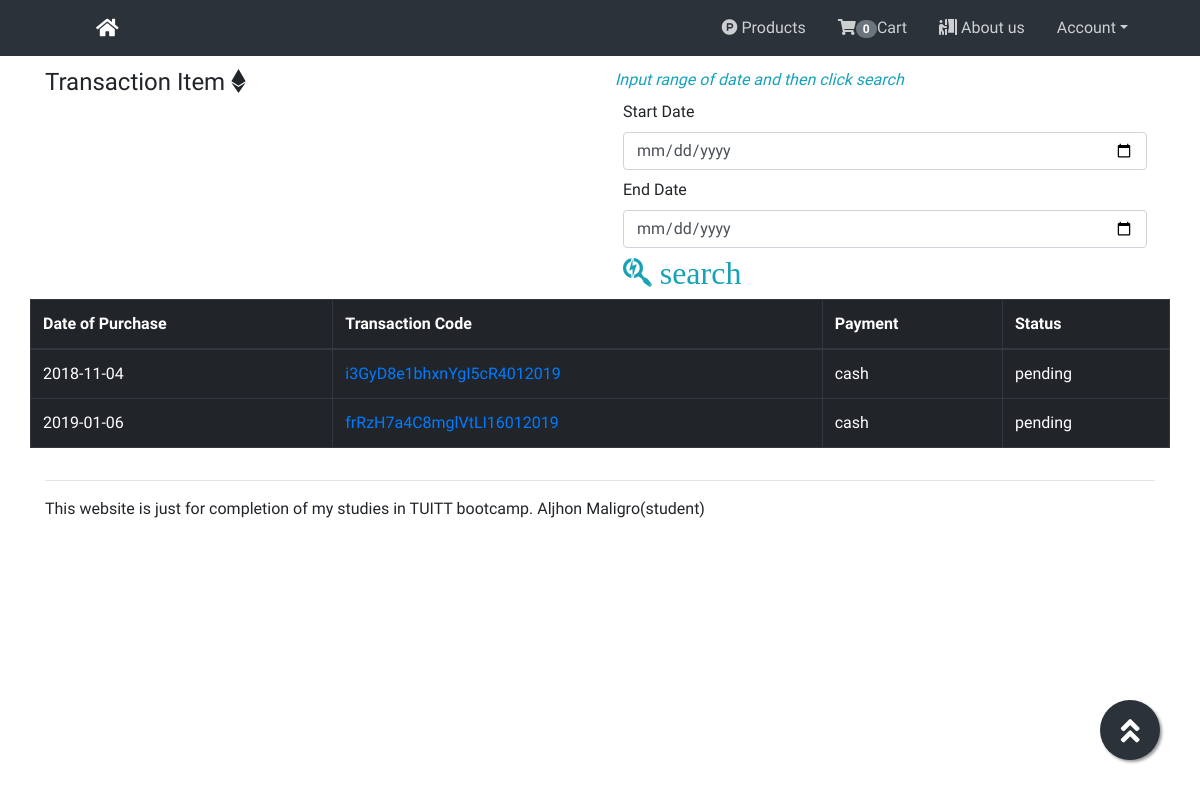
The page /app/controllers/view_tracking.php (signed in) on the database as committed earlier.
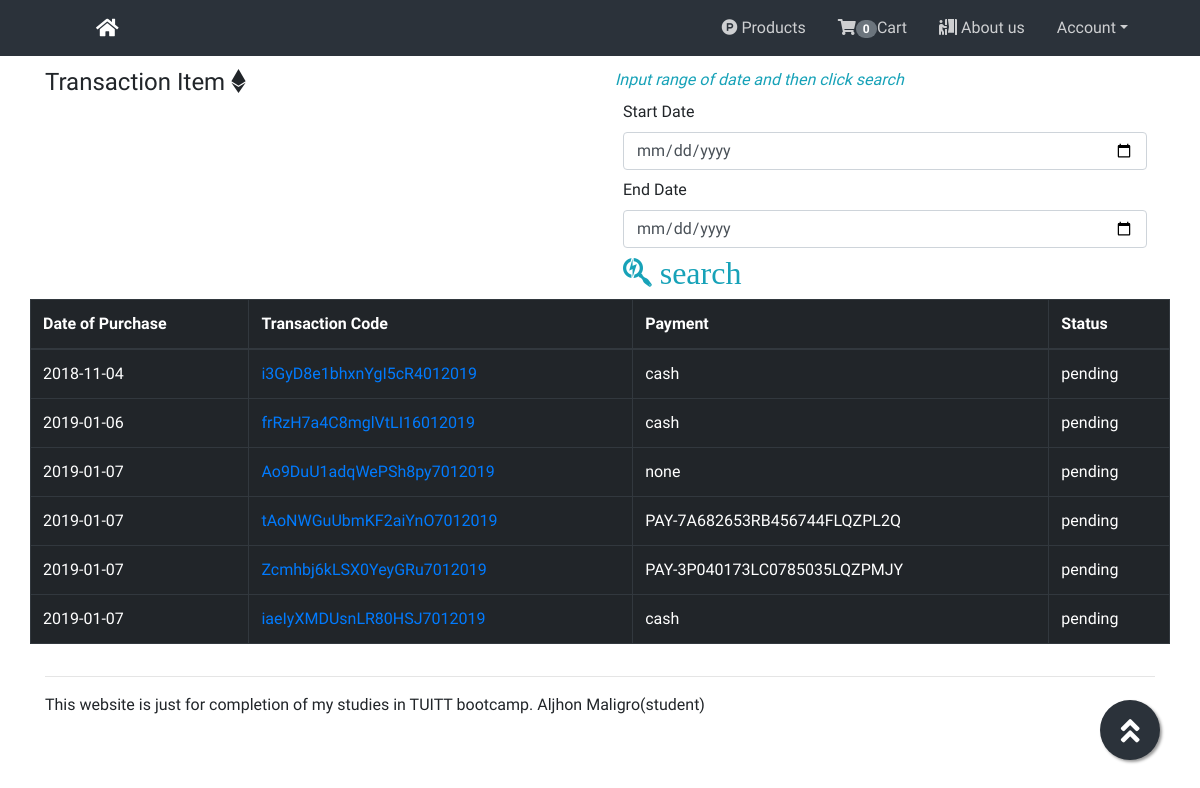
The same page on the database as committed later.
### tables this page shows
CREATE TABLE `tbl_orders` (
  `id` int(11) NOT NULL,
  `user_id` int(11) NOT NULL,
  `transaction_code` varchar(255) DEFAULT NULL,
  `purchase_date` varchar(255) DEFAULT NULL,
  `status_id` int(11) NOT NULL,
  `payment_mode_id` int(11) NOT NULL,
  `payment` varchar(255) NOT NULL,
  `shipping_address` varchar(255) DEFAULT NULL
);

CREATE TABLE `tbl_status` (
  `id` int(11) NOT NULL,
  `name` varchar(255) NOT NULL
);

### app/controllers/view_tracking.php (the view, shortened to what this page needs)
<?php require_once "../partials/header.php"; ?>
<section class="mp">
<div class="container">
	<div class="row">
		<div class="col-md-6 mt-2">
		<h4>Transaction Item <i class="fab fa-ethereum"></i></h4>
		</div>
		<div class="col-md-6 mt-2">
			<span class="text-info"><em>Input range of date and then click search</em></span>
			<div class="row m-2">
			<label for="startDate">Start Date</label>
		    <input type="date" class="form-control" id="startDate" placeholder="00/00/0000">
		    </div>
			<div class="row m-2">
			<label for="endDate">End Date</label>
			<input type="date" class="form-control" id="endDate" placeholder="00/00/0000">
			</div>
			<div class="row m-2">
				<a href="#" class="text-info" onclick="viewTracking()"> <i class="fab fa-searchengin fa-2x"> search</i></a>
			</div>
		</div>
	</div>
<div class="row">
<div class="table-responsive">
<table class="table table-bordered table-dark">
<thead>
<tr>
<th scope="col">Date of Purchase</th>
<th scope="col">Transaction Code</th>
<th scope="col">Payment</th>
<th scope="col">Status</th>
</tr>
</thead>
 <tbody id="trackingDiv">
	<?php
	require_once "connection.php";
	$id = $_SESSION['userid'];
	$sql = "SELECT o.id 'tid',o.purchase_date 'pdate', o.transaction_code 'tcode',o.payment 'payment', s.name 'status' from tbl_orders o, tbl_status s where o.status_id = s.id AND user_id = '$id' ";
	$result = mysqli_query($con,$sql);
	if(mysqli_num_rows($result) > 0){
		while ($row = mysqli_fetch_assoc($result)) {
			echo "<tr><td>$row[pdate]</td>";
			echo "<td><a href='#' onclick='showTrans($row[tid])'>$row[tcode]</a></td>
			<td>$row[payment]</td>
			<td>$row[status]</td>
			</tr>";
		}
	}
	?>
</tbody>
</table>
</div>
</div>
</div>
</section>
<?php require_once "../partials/footer.php"; ?>

Rows that differ between the two databases and show on the page:
added tbl_orders: purchase_date "2019-01-07", transaction_code "Ao9DuU1adqWePSh8py7012019", payment "none", status.name "pending"
added tbl_orders: purchase_date "2019-01-07", transaction_code "tAoNWGuUbmKF2aiYnO7012019", payment "PAY-7A682653RB456744FLQZPL2Q", status.name "pending"
added tbl_orders: purchase_date "2019-01-07", transaction_code "Zcmhbj6kLSX0YeyGRu7012019", payment "PAY-3P040173LC0785035LQZPMJY", status.name "pending"
added tbl_orders: purchase_date "2019-01-07", transaction_code "iaeIyXMDUsnLR80HSJ7012019", payment "cash", status.name "pending"
